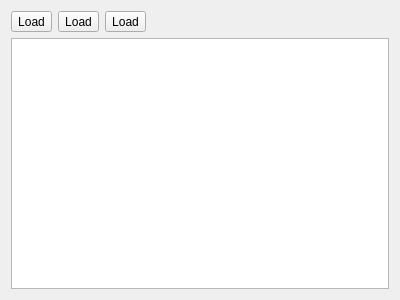
<?xml version="1.0" encoding="UTF-8"?>
<ui version="4.0">
 <class>Form</class>
 <widget class="QWidget" name="Form">
  <property name="geometry">
   <rect>
    <x>0</x>
    <y>0</y>
    <width>400</width>
    <height>300</height>
   </rect>
  </property>
  <property name="windowTitle">
   <string>Form</string>
  </property>
  <layout class="QVBoxLayout" name="verticalLayout">
   <item>
    <layout class="QHBoxLayout" name="btnBarClassificationScheme">
     <property name="topMargin">
      <number>0</number>
     </property>
     <item>
      <widget class="QToolButton" name="btnLoadClasses">
       <property name="text">
        <string>Load</string>
       </property>
       <property name="icon">
        <iconset resource="resources.qrc">
         <normaloff>:/timeseriesviewer/icons/copyright_label.png</normaloff>:/timeseriesviewer/icons/copyright_label.png</iconset>
       </property>
      </widget>
     </item>
     <item>
      <widget class="QToolButton" name="btnRemoveClasses">
       <property name="text">
        <string>Load</string>
       </property>
       <property name="icon">
        <iconset resource="resources.qrc">
         <normaloff>:/timeseriesviewer/icons/mActionRemove.png</normaloff>:/timeseriesviewer/icons/mActionRemove.png</iconset>
       </property>
      </widget>
     </item>
     <item>
      <widget class="QToolButton" name="btnAddClasses">
       <property name="text">
        <string>Load</string>
       </property>
       <property name="icon">
        <iconset resource="resources.qrc">
         <normaloff>:/timeseriesviewer/icons/mActionAdd.png</normaloff>:/timeseriesviewer/icons/mActionAdd.png</iconset>
       </property>
      </widget>
     </item>
     <item>
      <spacer name="horizontalSpacer">
       <property name="orientation">
        <enum>Qt::Horizontal</enum>
       </property>
       <property name="sizeHint" stdset="0">
        <size>
         <width>40</width>
         <height>20</height>
        </size>
       </property>
      </spacer>
     </item>
    </layout>
   </item>
   <item>
    <widget class="QTableView" name="tableClassificationScheme">
     <property name="sortingEnabled">
      <bool>true</bool>
     </property>
    </widget>
   </item>
  </layout>
 </widget>
 <resources>
  <include location="resources.qrc"/>
 </resources>
 <connections/>
</ui>
